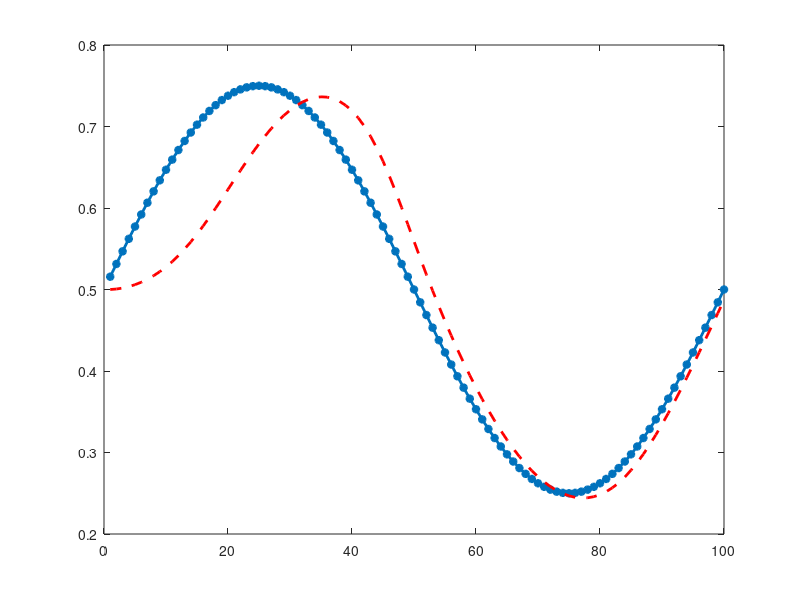
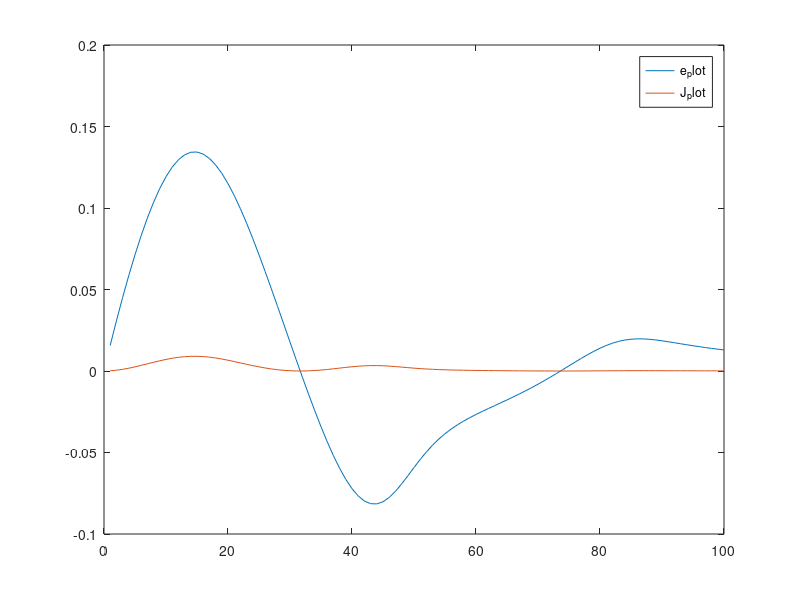

Write MATLAB code to recreate these figures, in order.
clc
clear all
close all
% Create and Plot Raw Data
x = 1:100;

% y = rand(1,length(x))./10;
% y = 0.25*x + randn(1,length(x));
% y = 1./(1+ exp(-0.5*x + randn(1,length(x))));
y = 0.5 + 0.25*sin(2*pi*x/100); %actual op
% y = 0.5 + 0.25*sin(2*pi*x/100)+ 0.05*randn(1,length(x));
% y = rand(1,length(x)).*x + 10;
% y = 0.25.*x.^2 + 10.*x + randn(1,length(x));
y_hat(1) = 0;
e(1) = 0;
b(1) = 0;
w(1) = 0;
alpha_w = 0.002;% 0.002;
alpha_b = 0.6;% 0.002;

plot(x,y,'-*','LineWidth',2)


for i = 1:length(x)
    % do sth
    % for j = 1:10000
    y_hat(i) = 1/(1+exp(-(w(i)'*x(i)+b(i))));

    e(i) = y(i)-y_hat(i);

    J(i) = 0.5*(e(i))^2;
    w(i+1) = w(i) + alpha_w*e(i)*y_hat(i)*(1-y_hat(i))*x(i);
    b(i+1) = b(i) + alpha_b*e(i)*y_hat(i)*(1-y_hat(i));
    % end

    

end


hold on
plot(x,y_hat,'r--','LineWidth',2)
hold off

figure
plot(e)
hold on
plot(J)
hold off
legend('e_plot','J_plot')

disp(mean(J))